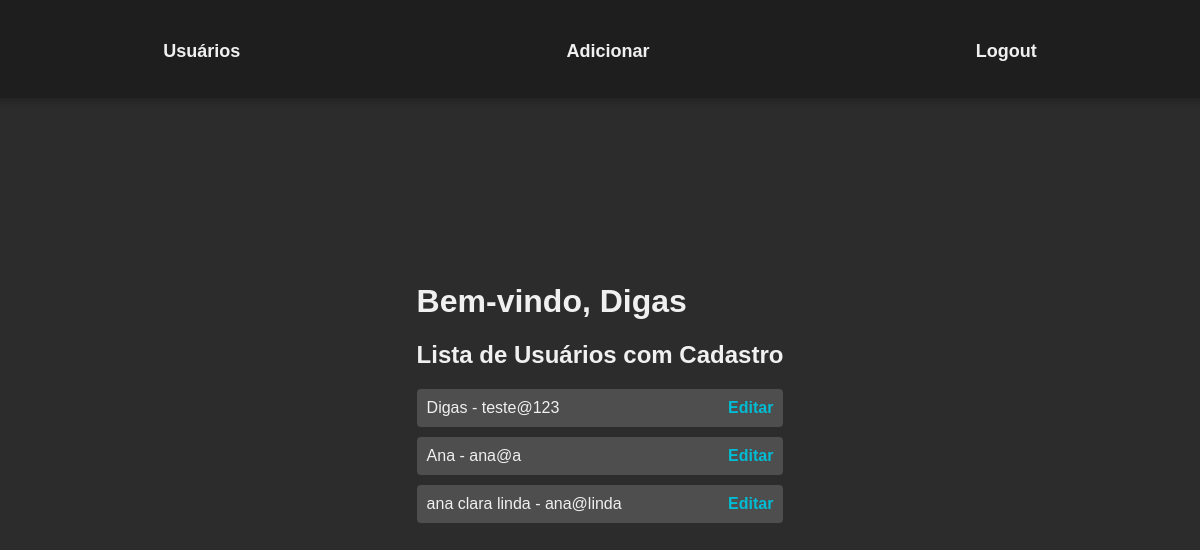
Page / (signed in) on the earlier database version.
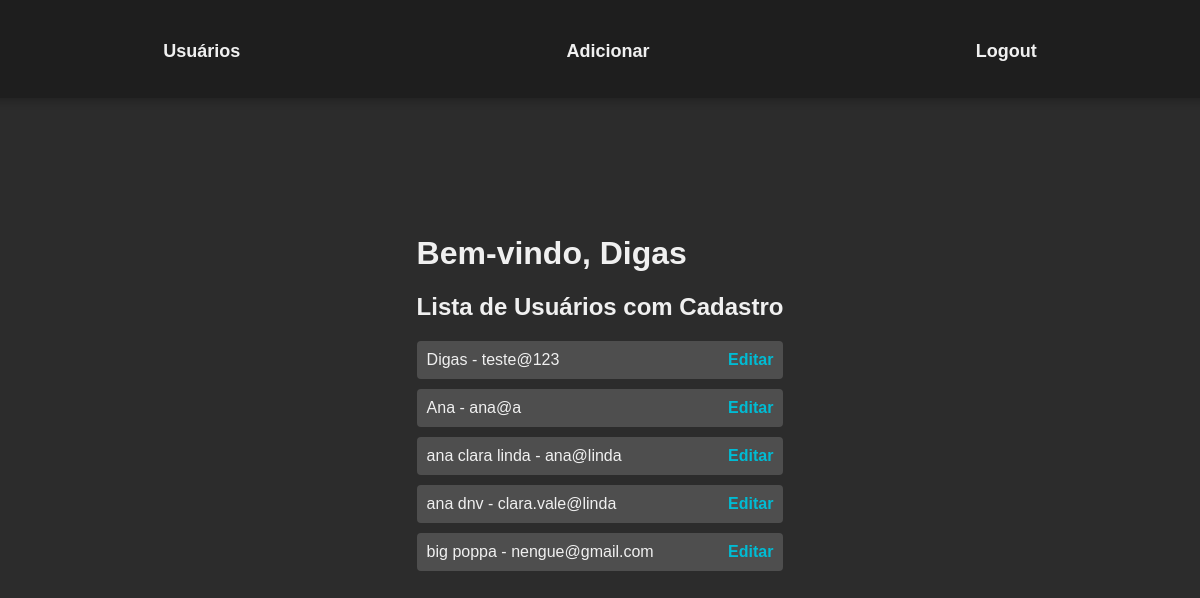
Same page on the later database version.
### tables this page shows
CREATE TABLE users (
    id INTEGER PRIMARY KEY AUTOINCREMENT,
    created TIMESTAMP NOT NULL DEFAULT CURRENT_TIMESTAMP,
    nome TEXT NOT NULL,
    email TEXT NOT NULL,
    senha TEXT NOT NULL
);

### app.py (the view)
@app.route('/')
def index():
    if 'user_name' not in session:
        return redirect(url_for('login'))
    conn = get_connection()
    users = conn.execute('SELECT id, nome, email FROM users').fetchall()
    return render_template('pages/index.html', users=users)

### app.py (called while the page is built)
def get_connection():
    conn = sqlite3.connect('database.db')
    conn.row_factory = sqlite3.Row
    return conn

### templates/pages/index.html
{% extends 'layout.html' %}
{% block conteudo %}
<h1>Bem-vindo, {{ session['user_name'] }}</h1>
<h2>Lista de Usuários com Cadastro</h2>
<ul>
    {% for user in users %}
        <li>{{ user['nome'] }} - {{ user['email'] }} <a href="{{ url_for('edit', id=user['id']) }}">Editar</a></li>
    {% endfor %}
</ul>
{% endblock %}

### templates/layout.html (shortened to what this page needs)
<!DOCTYPE html>
<html lang="pt-br">
<head>
    <link rel="stylesheet" href="{{ url_for('static', filename='css/styles.css') }}">
</head>
<body>
    <header class="nav">
        <h2><a href="{{ url_for('index') }}">Usuários</a></h2>
        {% if 'user_id' in session %}
            <h2><a href="{{ url_for('create') }}">Adicionar</a></h2>
            <h2><a href="{{ url_for('logout') }}">Logout</a></h2>
        {% else %}
            <h2><a href="{{ url_for('login') }}">Login</a></h2>
        {% endif %}
    </header>
    <main class="main">
        {% block conteudo %}
        {% endblock %}
    </main>
</body>
</html>

### static/css/styles.css (style rules this page uses)
body { font-family: Arial, sans-serif; margin: 0; padding: 0; background-color: #2c2c2c; color: #f0f0f0; display: flex; justify-content: center; align-items: center; height: 100vh; overflow: hidden; }
.nav { background-color: #1e1e1e; color: #f0f0f0; padding: 15px; display: flex; justify-content: space-around; align-items: center; width: 100%; box-shadow: 0 4px 8px rgba(0, 0, 0, 0.2); position: fixed; top: 0; }
.nav a { text-decoration: none; color: #f0f0f0; font-weight: bold; font-size: 18px; transition: color 0.3s; }
ul { list-style-type: none; padding: 0; }
li { margin: 10px 0; padding: 10px; background-color: #4e4e4e; border-radius: 4px; display: flex; justify-content: space-between; align-items: center; }
li a, a { color: #00bcd4; text-decoration: none; font-weight: bold; transition: color 0.3s; }

Differences in the rows shown:
added users: nome "ana dnv", email "clara.vale@linda"
added users: nome "big poppa", email "nengue@gmail.com"
